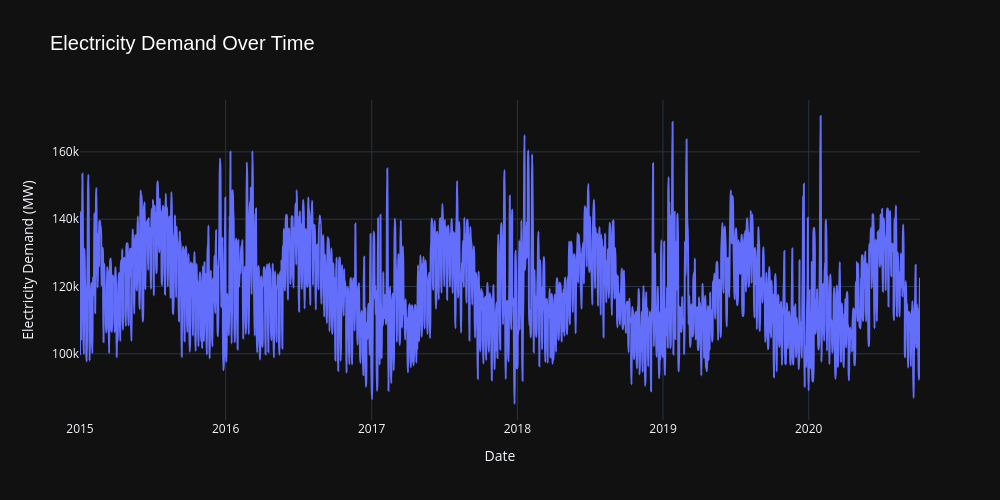

The notebook cell this image was saved under:
### Code cell
import plotly.express as px

# Ensure date is in datetime format
if 'date' not in df.columns:
    df = df.reset_index()
df['date'] = pd.to_datetime(df['date'])

# Create an interactive line plot
fig = px.line(df, 
              x='date', 
              y='demand', 
              title='Electricity Demand Over Time', 
              labels={'demand': 'Electricity Demand (MW)', 'date': 'Date'},
              line_shape='spline',  # Smooth curves instead of jagged lines
              template='plotly_dark')  # Dark theme for a modern look

# Improve layout
fig.update_layout(
    title_font=dict(size=20, family="Arial", color="white"),
    xaxis_title="Date",
    yaxis_title="Electricity Demand (MW)",
    hovermode="x unified",
    width=1000,
    height=500
)

# Show figure
fig.show()

### Figure 1 — Plotly figure (JSON) as saved in the notebook; plotly's stock layout.template omitted (floating-point values rounded to 4 significant figures; data arrays with more than 128 entries replaced by an {"elided": "..."} marker saying what was removed)
{"data": [{"hovertemplate": "Date=%{x}<br>Electricity Demand (MW)=%{y}<extra></extra>", "legendgroup": "", "line": {"color": "#636efa", "dash": "solid", "shape": "spline"}, "marker": {"symbol": "circle"}, "mode": "lines", "name": "", "orientation": "v", "showlegend": false, "type": "scatter", "x": {"elided": "2106 str values"}, "xaxis": "x", "y": {"elided": "2106 float values"}, "yaxis": "y"}], "layout": {"height": 500, "hovermode": "x unified", "legend": {"tracegroupgap": 0}, "title": {"font": {"color": "white", "family": "Arial", "size": 20}, "text": "Electricity Demand Over Time"}, "width": 1000, "xaxis": {"anchor": "y", "autorange": true, "domain": [0, 1], "range": ["2015-01-01", "2020-10-06"], "title": {"text": "Date"}, "type": "date"}, "yaxis": {"anchor": "x", "autorange": true, "domain": [0, 1], "range": [80340.0, 175400.0], "title": {"text": "Electricity Demand (MW)"}, "type": "linear"}}}
